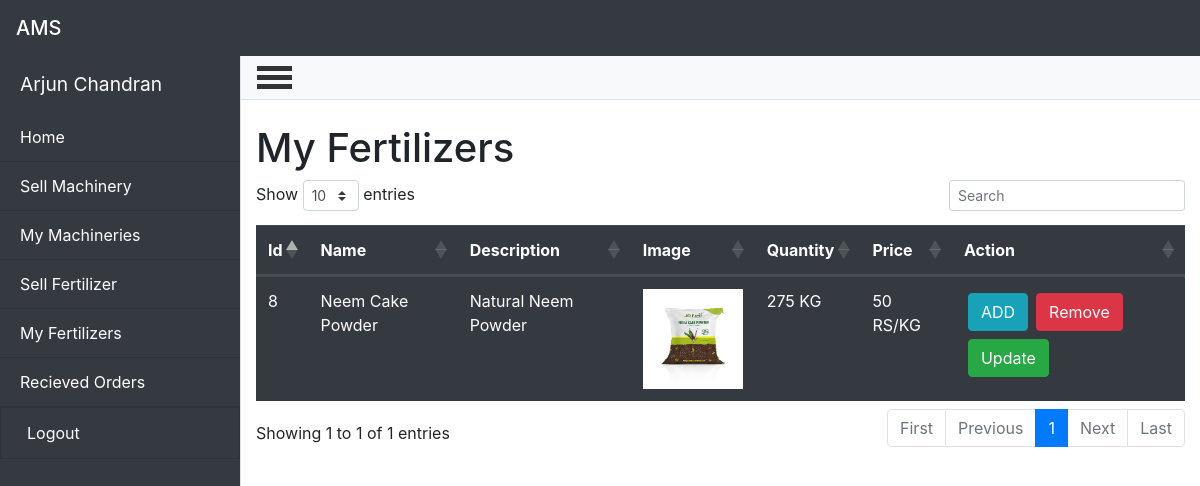
The app's page /seller/myFertilizers.php (signed in) with its own data.
### tables this page shows
CREATE TABLE `product` (
  `productId` int(100) NOT NULL,
  `productType` varchar(50) NOT NULL,
  `productName` varchar(100) NOT NULL,
  `productDescription` varchar(1000) NOT NULL,
  `productImage` varchar(1000) NOT NULL,
  `productPrice` int(100) NOT NULL,
  `productQuantity` int(100) NOT NULL,
  `phoneNumber` bigint(10) NOT NULL
);

### seller/myFertilizers.php (the view, shortened to what this page needs)
<!DOCTYPE html>
<html lang="en">
<head>
  <link href="https://cdn.datatables.net/1.10.24/css/dataTables.bootstrap4.min.css" rel="stylesheet">
  <link href="vendor/bootstrap/css/bootstrap.min.css" rel="stylesheet">
  <link href="css/simple-sidebar.css" rel="stylesheet">
</head>
<body>
<?php include '../header.php' ?>
  <div class="d-flex" id="wrapper">
    <div class="bg-dark text-white border-right" id="sidebar-wrapper">
      <div class="sidebar-heading"><?php echo $_SESSION['firstName']; echo " ".$_SESSION['lastName']; ?></div>
      <div class="list-group list-group-flush">
        <a href="seller-homepage.php" class="list-group-item list-group-item-action bg-dark text-white">Home</a>
        <a href="sellMachinery.php" class="list-group-item list-group-item-action bg-dark text-white">Sell Machinery</a>
        <a href="myMachineries.php" class="list-group-item list-group-item-action bg-dark text-white">My Machineries</a>
        <a href="sellFertilizers.php" class="list-group-item list-group-item-action bg-dark text-white">Sell Fertilizer</a>
        <a href="myFertilizers.php" class="list-group-item list-group-item-action bg-dark text-white">My Fertilizers</a>
        <a href="recievedOrders.php" class="list-group-item list-group-item-action bg-dark text-white">Recieved Orders</a>
        <form action="" method="POST">
        <a class="list-group-item list-group-item-action bg-dark  text-white"><button type="submit" name="logout" style="border:none; background: none;" class="text-white">Logout</button></a>
</form>
      </div>
    </div>
    <div id="page-content-wrapper">
      <nav class="navbar navbar-expand-lg navbar-light bg-light border-bottom">
        <div id="menu-toggle" class="container1">
      <div class="bar1"></div>
      <div class="bar2"></div>
      <div class="bar3"></div>
    </div>
      </nav>
      <div class="container-fluid">
        <h1 class="mt-4">My Fertilizers</h1>
        <table class="table table-hover table-dark" id="example">
  <thead>
    <tr>
      <th scope="col">Id</th>
      <th scope="col">Name</th>
      <th scope="col">Description</th>
      <th scope="col">Image</th>
      <th scope="col">Quantity</th>
      <th scope="col">Price</th>
      <th scope="col">Action</th>
    </tr>
  </thead>
  <tbody>
    <?php
    include '../connection.php';
      $phoneNumber= $_SESSION['phoneNumber'];
      $myFertilizerQuery= "SELECT * FROM product WHERE phoneNumber='$phoneNumber' AND productType='fertilizer'";
      $myFertilizerQueryResult= mysqli_query($conn,$myFertilizerQuery);
      if(mysqli_num_rows($myFertilizerQueryResult)>0){
        while($data= mysqli_fetch_assoc($myFertilizerQueryResult)){
          $url=$data['productImage'];
          echo "<tr><td class='fertilizerId'>".$data['productId']."</td><td>".$data['productName']."</td><td>".$data['productDescription']."</td><td><img src=$url width=100 height=100></td><td>".$data['productQuantity']." KG</td><td>".$data['productPrice']." RS/KG</td><td><button class='btn btn-info m-1 addQuantity'>ADD</button><button class='btn btn-danger m-1 deleteFertilizer'>Remove</button><button class='btn btn-success m-1 updatePrice'>Update</button></td></tr>";
        }
      }
    ?>
  </tbody>
</table>
      </div>
    </div>
  </div>
</body>
</html>

### seller/css/simple-sidebar.css (style rules this page uses)
#wrapper { overflow-x: hidden; }
#sidebar-wrapper { min-height: 100vh; margin-left: -15rem; -webkit-transition: margin .25s ease-out; -moz-transition: margin .25s ease-out; -o-transition: margin .25s ease-out; transition: margin .25s ease-out; }
#sidebar-wrapper .sidebar-heading { padding: 0.875rem 1.25rem; font-size: 1.2rem; }
#sidebar-wrapper .list-group { width: 15rem; }
#page-content-wrapper { min-width: 100vw; }
@media (min-width: 768px) { #sidebar-wrapper { margin-left: 0; } }
@media (min-width: 768px) { #page-content-wrapper { min-width: 0; width: 100%; } }

### seller/myFertilizers.php (style rules this page uses)
.container1 { display: flex; flex-direction: column; cursor: pointer; left: 0px; }
.bar1, .bar2, .bar3 { width: 35px; height: 5px; background-color: #333; margin: 2px 0; transition: 0.4s; }

### records on screen
product: productId "8", productName "Neem Cake Powder", productDescription "Natural Neem Powder", productImage (picture), productQuantity "275", productPrice "50"

### other values on screen
$_SESSION['firstName'] "Arjun"
$_SESSION['lastName'] "Chandran"
